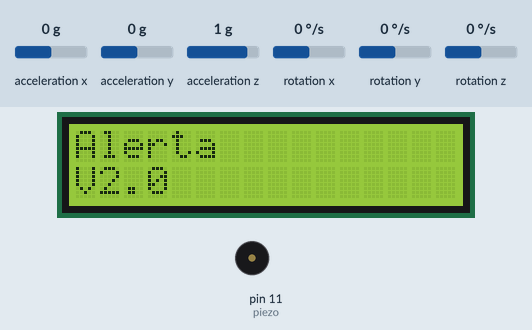
Recording of a sketch running on a simulated Arduino Uno, built with avr-gcc and run on an emulated ATmega328P. Parts: 16×2 character LCD, buzzer (waves = sounding, pin HIGH). Wiring (inferred from the names in the program): MPU-6050 motion sensor at I2C address 0x68. The inputs (shaded band) are chosen by the test bench; at power-on: acceleration x 0 g, acceleration y 0 g, acceleration z 1 g, rotation x 0 °/s, rotation y 0 °/s, rotation z 0 °/s.

Above: at 0.1 s.
At 1.6 s:
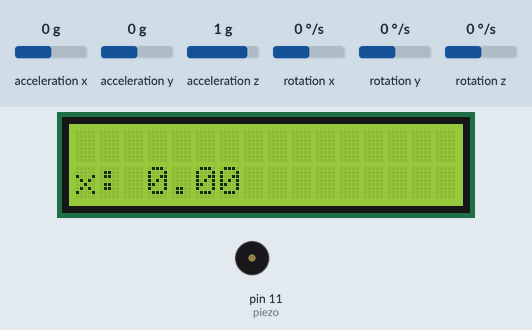
At 2.2 s:
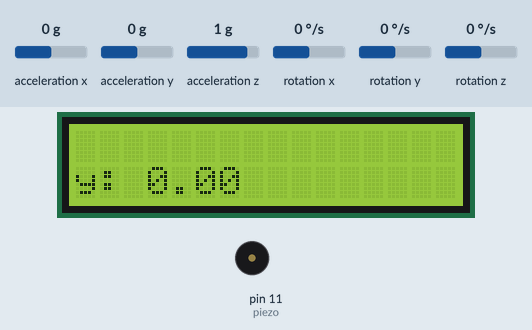
At 2.7 s:
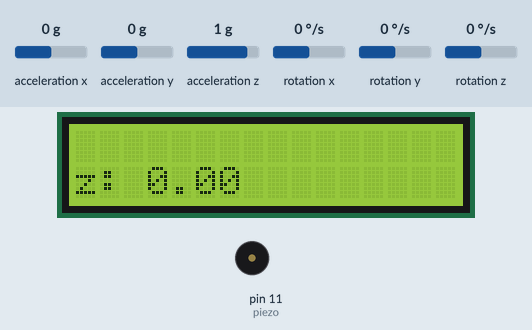

Measured:
- what the display in image 1 shows lasts 0.5 s, from 1.6 s to 2.1 s

The sketch:

Alarma_v2Reg.ino
```cpp
// Verificar que xa,ya,za sean diferentes de cero, si no cambiar los registros

//Revisar sobre link IMU https://blog.mide.com/accelerometer-specifications-decoding-a-datasheet

#include <LiquidCrystal_I2C.h>
//#include<MPU6050.h>
#include "Wire.h"
LiquidCrystal_I2C lcd(0x27, 16, 2);

const int btn = 9;
const int piezo = 11;

const double var = 0.07;

int btn_st = 0;

long acc_x = 0, acc_y = 0, acc_z = 0; //prim
int gyro_x = 0, gyro_y = 0, gyro_z = 0; //prim
int temperatura = 0; //prim
int aux1 = 0, aux2 = 0, aux3 = 0, aux4 = 0; //prim
int count;
//int x=0,y=0,z=0;
long xa = 0, ya = 0, za = 0, xg = 0, yg = 0, zg = 0; //prim

double acc_x_cal, acc_y_cal, acc_z_cal;       //Almacenaran calibración
double acc_x_calp, acc_y_calp, acc_z_calp;    //Almacena estado anterior

double delta1 = 0, delta2 = 0, delta3 = 0;

double acc_x_ste = 0, acc_y_ste = 0, acc_z_ste = 0; //almacena salida STR habilitada
double acc_x_std = 0, acc_y_std = 0, acc_z_std = 0; //Almacena salida STR desabilitda
double acc_x_str = 0, acc_y_str = 0, acc_z_str = 0; //Almacenaran valores de auto test
double acc_x_ft = 0, acc_y_ft = 0, acc_z_ft = 0;    //Almacenaran ajustes de fabrica
long loop_timer;
bool flag;
bool f1 = false, f2 = false, f3 = false, fbtn = false;

void setup()
{
  Wire.begin();
  pinMode(piezo, OUTPUT); //inicializa pin de salida para el piezo-electrico
  pinMode(btn, INPUT);    //inicializa pin de salida para el boton

  setup_mpu_6050_registers();

  lcd.init();
  lcd.backlight();
  lcd.clear();

  lcd.setCursor(0, 0);
  lcd.print("Alerta");
  lcd.setCursor(0, 1);
  lcd.print("V2.0");

  delay(1500);
  lcd.clear();
  calibracion_acc();
  setup_mpu_6050_registers();
  loop_timer = micros();

  read_mpu_6050_data();     //Evita activacion del piezo al inicio
  acc_x_cal = ((double)acc_x - acc_x_str) / 4096;
  acc_y_cal = ((double)acc_y - acc_y_str) / 4096;
  acc_z_cal = ((double)acc_z - acc_z_str) / 4096;
  acc_x_calp = acc_x_cal;
  acc_y_calp = acc_y_cal;
  acc_z_calp = acc_z_cal;

}

void loop()
{
  btn_st = 0;
  acc_x_calp = acc_x_cal;   //Almacena estado anterior
  acc_y_calp = acc_y_cal;
  acc_z_calp = acc_z_cal;


  read_mpu_6050_data();     //Lee nuevos datos;
  acc_x_cal = ((double)acc_x - acc_x_str) / 4096;
  acc_y_cal = ((double)acc_y - acc_y_str) / 4096;
  acc_z_cal = ((double)acc_z - acc_z_str) / 4096;
  //  acc_x_cal = (double)acc_x/4096;
  //  acc_y_cal = (double)acc_x/4096;
  //  acc_z_cal = (double)acc_x/4096;

  //  x=map(acc_x, -16000,16000, -125,125);
  //  y=map(acc_y, -16000,16000, -125,125);
  //  z=map(acc_z, -16000,16000, -125,125);

  acc_x_calp = abs(acc_x_cal - acc_x_calp);
  acc_y_calp = abs(acc_y_cal - acc_y_calp);
  acc_z_calp = abs(acc_z_cal - acc_z_calp);

  lcd.setCursor(0, 0);
  lcd.print("x: ");
  lcd.print(acc_x_cal);
  //  lcd.print("  ");
  //  lcd.print(temperatura);
  //  lcd.print(" C");
  lcd.setCursor(0, 1);
  lcd.print("y: ");
  lcd.print(acc_y_cal);
  //  lcd.print("    z: ");
  //  lcd.print(acc_z);
  delay(100);
  lcd.clear();

  if ((acc_x_calp >= var) | (acc_y_calp >= var) | (acc_z_calp >= var))
  {
    lcd.setCursor(0, 0);
    lcd.print("Activado");
    digitalWrite(piezo,HIGH);
    //digitalWrite(piezo, LOW);
    evento_btn();
    delay(7000);
    digitalWrite(piezo,LOW);
    //digitalWrite(piezo, HIGH);
    lcd.clear();
  }
  else {
    digitalWrite(piezo,LOW);
    //digitalWrite(piezo, HIGH);
  }

  //  while(micros() - loop_timer <4000);
  //  loop_timer=micros;
}


void evento_btn()
{
  btn_st = digitalRead(btn);
  if (btn_st == HIGH) {
    // turn LED on:
    digitalWrite(piezo,LOW);
    //digitalWrite(piezo, HIGH);
    lcd.clear();
    //    break;
  }
}

void calibracion_acc()         //Asigna valores de STR a partir del residuo de entre SelfTest activado y ST desactivado
{
  flag = true;
  setup_st_mpu_6050_data();
  factorytrim_mpu_6050_registers();                           //Obtiene ajustes de fabrica Acc_r_ft

  while (f1 == false) //++++++++++++++++++++++++++++++++++++++++++++++++++++++++++++++++++++++++++++++++++++
  {
    if (flag == true)                                       //Transfiere datos SelfTest activado
    {
      setup_st_mpu_6050_data();
      read_mpu_6050_data();
      acc_x_ste = (double)acc_x;
      flag = false;                                       //Cambia estado de bandera
    }
    else                                                 //Transfiere datos a SelfTest desactivado
    {
      setup_st_mpu_6050_data();
      read_mpu_6050_data();
      acc_x_std = (double)acc_x;
      flag = true;
    }
    acc_x_str = acc_x_ste - acc_x_std;
    delta1 = (acc_x_str - acc_x_ft) / acc_x_ft;

    if (abs(delta1) * 100 >= 1)
      f1 = true;

    while (f2 == false) //+++++++++++++++++++++++++++++++++++++++++++++++++++++++++++++++++++++++++++++++++++
    {
      if (flag == true)                                       //Transfiere datos SelfTest activado
      {
        setup_st_mpu_6050_data();
        read_mpu_6050_data();
        acc_y_ste = (double)acc_y;
        flag = false;                                       //Cambia estado de bandera
      }
      else                                                 //Transfiere datos a SelfTest desactivado
      {
        setup_st_mpu_6050_data();
        read_mpu_6050_data();
        acc_y_std = (double)acc_y;
        flag = true;
      }
      acc_y_str = acc_y_ste - acc_y_std;
      delta2 = (acc_y_str - acc_y_ft) / acc_y_ft;

      if (abs(delta2) * 100 >= 1)
        f2 = true;

      while (f3 == false) //++++++++++++++++++++++++++++++++++++++++++++++++++++++++++++++++++++++++++++++++
      {
        if (flag == true)                                       //Transfiere datos SelfTest activado
        {
          setup_st_mpu_6050_data();
          read_mpu_6050_data();
          acc_z_ste = (double)acc_z;
          flag = false;                                       //Cambia estado de bandera
        }
        else                                                 //Transfiere datos a SelfTest desactivado
        {
          setup_st_mpu_6050_data();
          read_mpu_6050_data();
          acc_z_std = (double)acc_z;
          flag = true;
        }
        acc_z_str = acc_z_ste - acc_z_std;
        delta3 = (acc_z_str - acc_z_ft) / acc_z_ft;
        //El test solo será valido si se cumple la condicion de cambio en el ajuste de fabrica
        if (abs(delta3) * 100 >= 1)
          f3 = true;
      }
    }
  }
  lcd.setCursor(0, 1);
  lcd.print("Test completado");
  delay(1500);
  lcd.clear();
}

void read_mpu_6050_data()
{ //Subrutina para leer los datos crudos del acelerometro
  Wire.beginTransmission(0x68);                                        //Inicia comunicaciones con MPU-6050
  Wire.write(0x3B);                                                    //Envia el registro de inicio solicitado
  Wire.endTransmission();                                              //Finaliza transmision
  Wire.requestFrom(0x68, 14);                                          //Solicita 14 bytes al MPU-6050
  while (Wire.available() < 14);                                       //Espera mientras todos los bytes son recibidos
  acc_x = Wire.read() << 8 | Wire.read();                              //Une el byte bajo y alto acc_x variable
  acc_y = Wire.read() << 8 | Wire.read();                              //
  acc_z = Wire.read() << 8 | Wire.read();                              //
  temperatura = Wire.read() << 8 | Wire.read();                        //
  gyro_x = Wire.read() << 8 | Wire.read();                             //
  gyro_y = Wire.read() << 8 | Wire.read();                             //
  gyro_z = Wire.read() << 8 | Wire.read();                             //
}

void setup_st_mpu_6050_data()
{
  //Activa MPU-6050
  Wire.beginTransmission(0x68);                                        //Inicia comunicaciones con MPU-6050
  Wire.write(0x6B);                                                    //Envía el registro de inicio solicitado
  Wire.write(0x00);                                                    //Fija el registro de inicio
  Wire.endTransmission();                                              //Finaliza transmision
  //Configura el acelerometro a (+/-Xg)
  Wire.beginTransmission(0x68);                                        //
  Wire.write(0x1C);                                                    //Configuración de acelerometro
  if (flag == true)
  {
    Wire.write(0xF0);                                                    //F0(8g) para autotest es forzoso configurar a 8g
    Wire.endTransmission();                                              //
    //Configura el gyro (500dps escala completa)
    Wire.beginTransmission(0x68);                                        //
    Wire.write(0x1B);                                                    //
    Wire.write(0x08);                                                    //
    Wire.endTransmission();                                              //
  }
  else
  {
    Wire.write(0x10);                                                    //10(8g) ajuste necesariamente a 8g
    Wire.endTransmission();                                              //
    //Configura el gyro (500dps escala completa)
    Wire.beginTransmission(0x68);                                        //
    Wire.write(0x1B);                                                    //
    Wire.write(0x08);                                                    //
    Wire.endTransmission();                                              //
  }
}

void setup_mpu_6050_registers()
{
  //Activa MPU-6050
  Wire.beginTransmission(0x68);                                        //Inicia comunicaciones con MPU-6050
  Wire.write(0x6B);                                                    //Envía el registro de inicio solicitado
  Wire.write(0x00);                                                    //Fija el registro de inicio
  Wire.endTransmission();                                              //Finaliza transmision
  //Configura el acelerometro a (+/-Xg)
  Wire.beginTransmission(0x68);                                        //
  Wire.write(0x1C);                                                    //Configuración de acelerometro
  Wire.write(0x10);                                                    //00(2g), 08(4g), 10(8g),18(16g)
  Wire.endTransmission();                                              //
  //Configura el gyro (500dps escala completa)
  Wire.beginTransmission(0x68);                                        //
  Wire.write(0x1B);                                                    //
  Wire.write(0x08);                                                    //
  Wire.endTransmission();                                              //
}

void factorytrim_mpu_6050_registers()
{
  Wire.beginTransmission(0x68);                                       //Inicia comunicaciones con MPU-6050
  Wire.write(0x0D);                                                   //Envia el registro de inicio solicitado
  Wire.endTransmission();                                             //Finaliza transmision
  Wire.requestFrom(0x68, 4);                                          //Solicita 4 bytes al MPU-6050
  while (Wire.available() < 4);                                       //Espera mientras todos los bytes son recibidos
  aux1 = Wire.read();                                                 //xa[4-2], xg[4-0]
  aux2 = Wire.read();                                                 //ya[4-2], yg[4-0]
  aux3 = Wire.read();                                                 //za[4-2], zg[4-0]
  aux4 = Wire.read();                                                 //reservado[1-0], xa[1-0], ya[1-0], za[1-0],
  xa = (aux1 >> 3 & 0x1C) | (aux4 >> 4 & 0x03);
  ya = (aux2 >> 3 & 0x1C) | (aux4 >> 2 & 0x03);
  za = (aux3 >> 3 & 0x1C) | (aux4 & 0x03);

  if (xa == 0) {
    acc_x_ft = 0;
    lcd.setCursor(0, 1);
    lcd.print("x: ");
    lcd.print(acc_x_ft);
    delay(500);
    lcd.clear();
  }
  else
    acc_x_ft = 4096 * 0.34 * pow(0.92 / 0.34, (((double)xa - 1) / 30));

  if (ya == 0) {
    acc_y_ft = 0;
    lcd.setCursor(0, 1);
    lcd.print("y: ");
    lcd.print(acc_y_ft);
    delay(500);
    lcd.clear();
  }
  else
    acc_y_ft = 4096 * 0.34 * pow(0.92 / 0.34, (((double)ya - 1) / 30));

  if (za == 0) {
    acc_z_ft = 0;
    lcd.setCursor(0, 1);
    lcd.print("z: ");
    lcd.print(acc_z_ft);
    delay(500);
    lcd.clear();
  }
  else
    acc_z_ft = 4096 * 0.34 * pow(0.92 / 0.34, (((double)za - 1) / 30));
}
```
